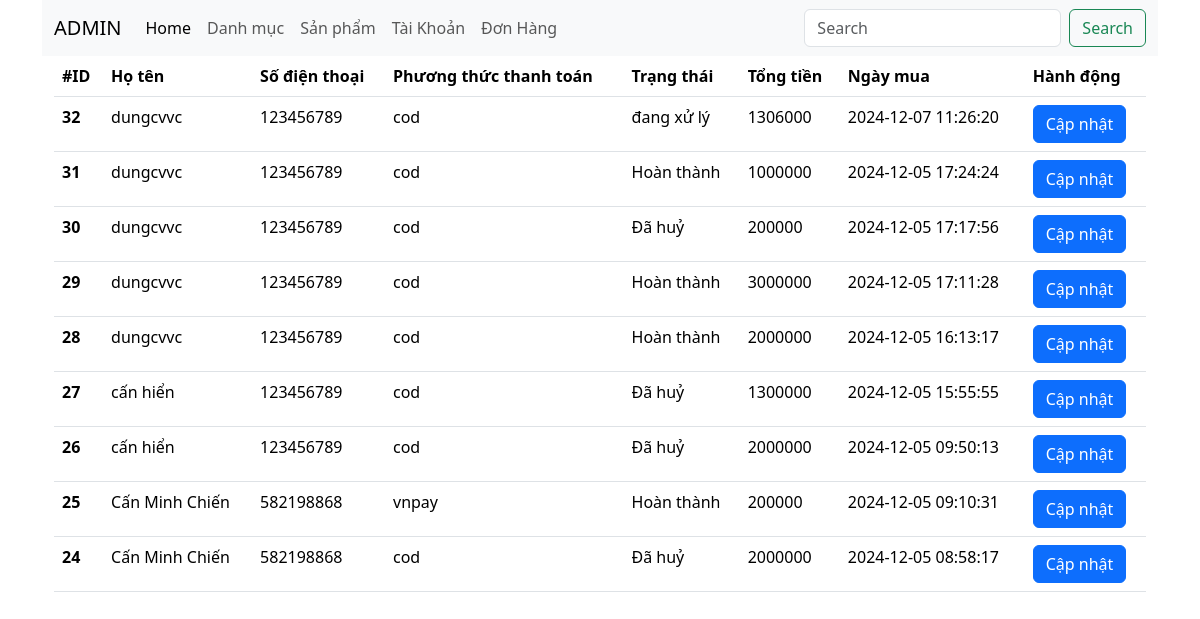
Screenshot of /admin/?ctl=list-order with the database file from the repository.
### tables this page shows
CREATE TABLE `orders` (
  `id` int NOT NULL,
  `user_id` int NOT NULL,
  `status` varchar(100) NOT NULL,
  `payment` varchar(100) NOT NULL,
  `note` varchar(255) DEFAULT NULL,
  `total_price` double NOT NULL,
  `created_at` timestamp NOT NULL DEFAULT CURRENT_TIMESTAMP
);

CREATE TABLE `taikhoan` (
  `id` int NOT NULL,
  `name` varchar(100) NOT NULL,
  `email` varchar(100) NOT NULL,
  `password` varchar(255) NOT NULL,
  `created_at` timestamp NOT NULL DEFAULT CURRENT_TIMESTAMP,
  `diachi` varchar(255) NOT NULL,
  `sdt` int NOT NULL,
  `active` tinyint(1) NOT NULL DEFAULT '1',
  `role` enum('admin','user') NOT NULL DEFAULT 'user'
);

### common/function.php (called while the page is built, shortened)
<?php
function view($view, $data = [])
{
    extract($data);
    $view = str_replace('.', '/', $view);
    include_once ROOT_DIR . "views/$view.php";
}
function getOrderStatus($status){
    $status_details = [
     1 => 'chờ xử lý',
     2 => 'đang xử lý',
     3 => 'Hoàn thành',
     4 => 'Đã huỷ',
    ];
    return $status_details[$status];
}

### controllers/OrderController.php (called while the page is built, shortened)
<?php
class OrderController{
    public function index(){
        $orders = (new Order)->all();
        return view("admin.orders.list", compact('orders'));
    }
}

### admin/index.php (called while the page is built, shortened)
<?php
require_once __DIR__ . "/../common/function.php";
require_once __DIR__ . "/../models/BaseModel.php";
require_once __DIR__ . "/../models/Order.php";
require_once __DIR__ . "/../controllers/OrderController.php";
$ctl = $_GET['ctl'] ?? "";
match ($ctl) {
    "" => view("admin.dashboard"),
    "listsp" => (new AdminProductController)->index(),
    'addsp' => (new AdminProductController)->create(),
    'storesp' => (new AdminProductController)->store(),
    'editsp' => (new AdminProductController)->edit(),
    'updatesp' => (new AdminProductController)->update(),
    'deletesp' => (new AdminProductController)->delete(),
    'listdm' => (new AdminCategoryController)->index(),
    'adddm' => (new AdminCategoryController)->add(),
    'storedm' => (new AdminCategoryController)->store(),
    'editdm' => (new AdminCategoryController)->edit(),
    'updatedm' => (new AdminCategoryController)->update(),
    'deletedm' => (new AdminCategoryController)->delete(),
    'listuser' => (new AuthController)->index(),
    'updateuser' => (new AuthController)->updateActive(),
    default => view('404.404'),
    'list-order' => (new OrderController)->index(),
    'detail-order'=> (new OrderController)->showOrder(),
};

### models/BaseModel.php (called while the page is built, shortened)
<?php
class BaseModel
{
    public function __construct()
    {
        try {
            $this->conn = new PDO("mysql:host=localhost; dbname=N6; charset=utf8", "root", "");
        } catch (PDOException $e) {
            echo "Lỗi kết nối cơ sở dữ liệu: " . $e->getMessage();
        }
    }
}

### models/Order.php (called while the page is built, shortened)
<?php
class Order extends BaseModel{
    public function all(){
        $sql = "SELECT o.*, name , email, diachi, sdt FROM orders o JOIN taikhoan
        u ON o.user_id= u.id ORDER BY o.id DESC";
        $stsm = $this->conn->prepare($sql);
        $stsm->execute();
        return $stsm->fetchAll(PDO::FETCH_ASSOC);
    }
}

### views/admin/orders/list.php (the view)
<?php include_once ROOT_DIR . "views/admin/header.php" ?>
<div class="container">
<table class="table">
  <thead>
    <tr>
      <th scope="col">#ID</th>
      <th scope="col">Họ tên</th>
      <th scope="col">Số điện thoại</th>
      <th scope="col">Phương thức thanh toán</th>
      <th scope="col">Trạng thái</th>
      <th scope="col">Tổng tiền</th>
      <th scope="col">Ngày mua</th>
      <th scope="col">Hành động</th>
    </tr>
  </thead>
  <tbody>
    <?php foreach ($orders as $order): ?>
    <tr>
      <th scope="row"><?= $order['id'] ?></th>
      <td><?= $order['name'] ?></td>
      <td><?= $order['sdt'] ?></td>
      <td><?= $order['payment'] ?></td>
      <td><?= getOrderStatus ($order['status']) ?></td>
      <td><?= $order['total_price'] ?></td>
      <td><?= $order['created_at'] ?></td>
    <td>
        <a href="<?= ADMIN_URL . '?ctl=detail-order&id=' . $order['id'] ?>" class="btn btn-primary">Cập nhật</a>
    </td>
    </tr>
  <?php endforeach ?>
  </tbody>
</table>
</div>
<?php include_once ROOT_DIR . "views/admin/footer.php" ?>

### rows the page displays
orders: id "32", user.name "dungcvvc", user.sdt "123456789", payment "cod", status "đang xử lý", total_price "1306000", created_at "2024-12-07 11:26:20"
orders: id "31", user.name "dungcvvc", user.sdt "123456789", payment "cod", status "Hoàn thành", total_price "1000000", created_at "2024-12-05 17:24:24"
orders: id "30", user.name "dungcvvc", user.sdt "123456789", payment "cod", status "Đã huỷ", total_price "200000", created_at "2024-12-05 17:17:56"
orders: id "29", user.name "dungcvvc", user.sdt "123456789", payment "cod", status "Hoàn thành", total_price "3000000", created_at "2024-12-05 17:11:28"
orders: id "28", user.name "dungcvvc", user.sdt "123456789", payment "cod", status "Hoàn thành", total_price "2000000", created_at "2024-12-05 16:13:17"
orders: id "27", user.name "cấn hiển", user.sdt "123456789", payment "cod", status "Đã huỷ", total_price "1300000", created_at "2024-12-05 15:55:55"
orders: id "26", user.name "cấn hiển", user.sdt "123456789", payment "cod", status "Đã huỷ", total_price "2000000", created_at "2024-12-05 09:50:13"
orders: id "25", user.name "Cấn Minh Chiến", user.sdt "582198868", payment "vnpay", status "Hoàn thành", total_price "200000", created_at "2024-12-05 09:10:31"
orders: id "24", user.name "Cấn Minh Chiến", user.sdt "582198868", payment "cod", status "Đã huỷ", total_price "2000000", created_at "2024-12-05 08:58:17"
